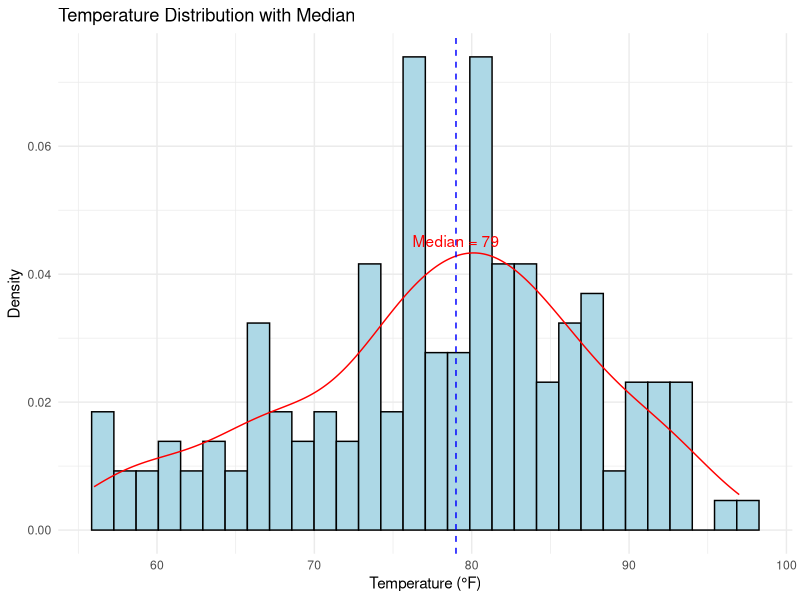
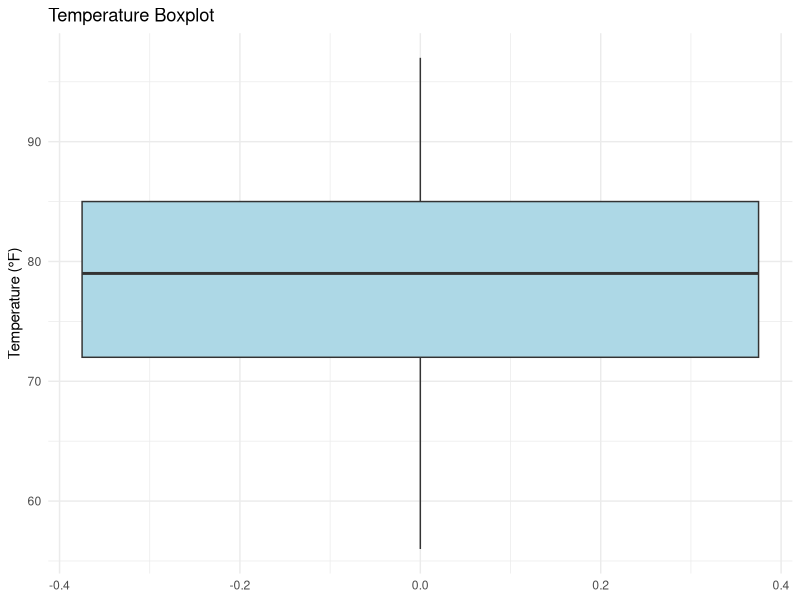
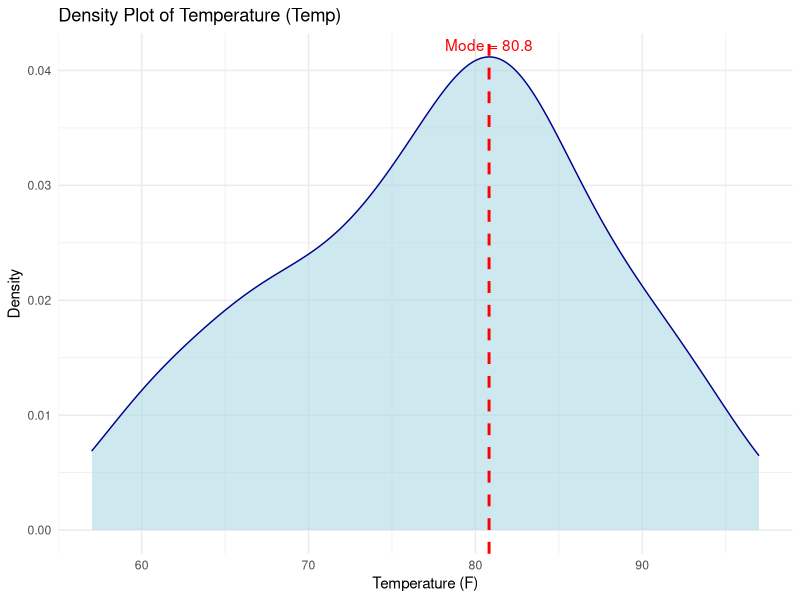
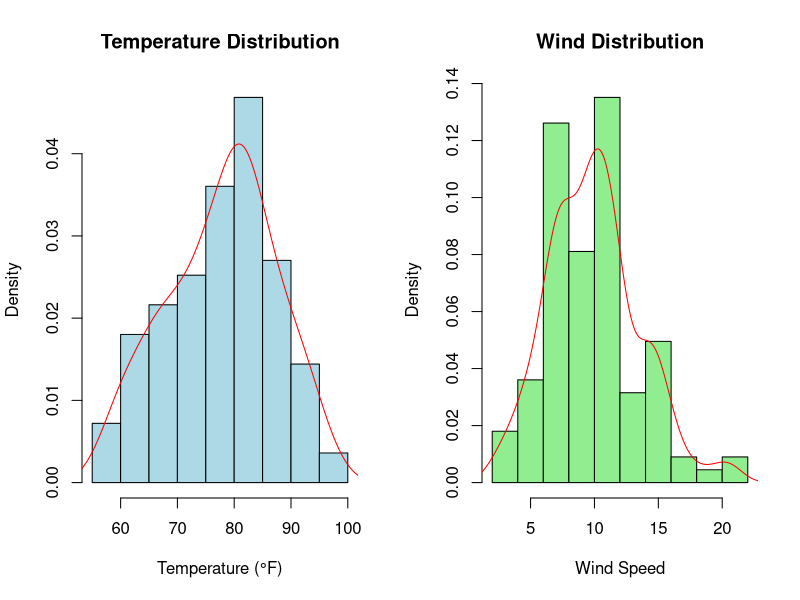

The R script that drew these images, in order:
# Setup and libraries
library(ggplot2)
library(tidyverse)

# Load the airquality dataset
data(airquality)

# Basic summary of Temp and Wind variables
summary(airquality[c("Temp", "Wind")])

# Calculate median
median_temp = median(airquality$Temp, na.rm = TRUE)
temp_density <- density(airquality$Temp)

# Create histogram with density plot for Temperature
ggplot(airquality, aes(x = Temp)) +
  geom_histogram(aes(y = ..density..), bins = 30, fill = "lightblue", color = "black") +
  geom_density(color = "red") +
  geom_vline(xintercept = median(airquality$Temp), color = "blue", linetype = "dashed") +
  annotate("text", x = median_temp, y = max(temp_density$y), 
           label = paste("Median =", round(median_temp, 1)), 
           vjust = -0.5, color = "red") +
  labs(title = "Temperature Distribution with Median",
       x = "Temperature (°F)",
       y = "Density") +
  theme_minimal()

# Create boxplot for Temperature
ggplot(airquality, aes(y = Temp)) +
  geom_boxplot(fill = "lightblue") +
  labs(title = "Temperature Boxplot",
       y = "Temperature (°F)") +
  theme_minimal()

# Calculate median and mode
temp_median <- median(airquality$Temp)
density_temp <- density(airquality$Temp)
temp_mode <- density_temp$x[which.max(density_temp$y)]

# Print the calculated values
print(density_temp)
cat("\nTemperature Median:", temp_median, "°F\n")
cat("Temperature Mode (density peak):", round(temp_mode, 1), "°F\n")

# Remove NA values if any
airquality <- na.omit(airquality)

# Estimate the mode from density
temp_density <- density(airquality$Temp)
mode_temp <- temp_density$x[which.max(temp_density$y)]

# Plot density with mode line
ggplot(airquality, aes(x = Temp)) +
  geom_density(fill = "lightblue", color = "darkblue", alpha = 0.6) +
  geom_vline(aes(xintercept = mode_temp), color = "red", linetype = "dashed", size = 1) +
  annotate("text", x = mode_temp, y = max(temp_density$y), 
           label = paste("Mode =", round(mode_temp, 1)), 
           vjust = -0.5, color = "red") +
  labs(title = "Density Plot of Temperature (Temp)",
       x = "Temperature (F)",
       y = "Density") +
  theme_minimal()

# Create side-by-side histograms with density plots
par(mfrow = c(1, 2))

# Temperature distribution
hist(airquality$Temp, prob = TRUE, main = "Temperature Distribution",
     xlab = "Temperature (°F)", col = "lightblue", border = "black")
lines(density(airquality$Temp), col = "red")

# Wind distribution
hist(airquality$Wind, prob = TRUE, main = "Wind Distribution",
     xlab = "Wind Speed", col = "lightgreen", border = "black")
lines(density(airquality$Wind), col = "red")

# Reset plotting parameters
par(mfrow = c(1, 1))

# Perform Shapiro-Wilk test for normality
temp_shapiro <- shapiro.test(airquality$Temp)
wind_shapiro <- shapiro.test(airquality$Wind)

# Print test results
cat("\nShapiro-Wilk test for Temperature:\n")
print(temp_shapiro)
cat("\nShapiro-Wilk test for Wind:\n")
print(wind_shapiro)

# Calculate summary statistics for both variables
temp_summary <- c(
  mean = mean(airquality$Temp),
  sd = sd(airquality$Temp),
  median = median(airquality$Temp),
  IQR = IQR(airquality$Temp)
)

wind_summary <- c(
  mean = mean(airquality$Wind),
  sd = sd(airquality$Wind),
  median = median(airquality$Wind),
  IQR = IQR(airquality$Wind)
)

# Print summary statistics
cat("\nTemperature Summary Statistics:\n")
print(round(temp_summary, 2))
cat("\nWind Summary Statistics:\n")
print(round(wind_summary, 2))
